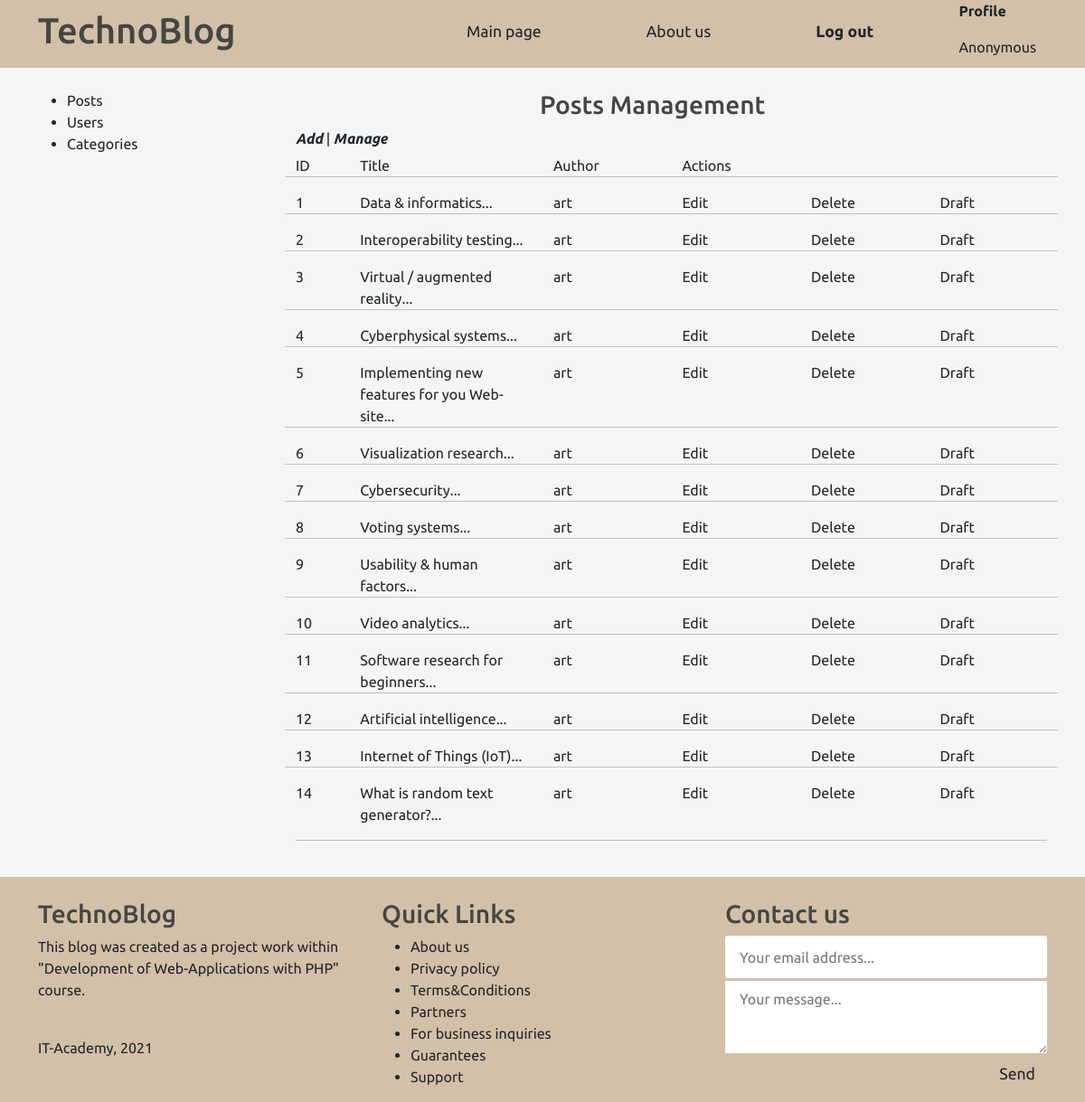
The page /admin/posts/index.php (signed in) on the database its author committed.
### tables this page shows
CREATE TABLE `posts` (
  `id` int NOT NULL,
  `title` varchar(255) NOT NULL,
  `content` text NOT NULL,
  `img` varchar(255) NOT NULL,
  `create_date` timestamp NOT NULL DEFAULT CURRENT_TIMESTAMP,
  `status` tinyint NOT NULL,
  `categories_id` int DEFAULT NULL,
  `user_id` int NOT NULL
);

CREATE TABLE `user` (
  `id` int NOT NULL,
  `username` varchar(16) NOT NULL,
  `email` varchar(100) NOT NULL,
  `password` varchar(255) NOT NULL,
  `create_time` timestamp NOT NULL DEFAULT CURRENT_TIMESTAMP,
  `admin` int NOT NULL
);

### app/database/db.php (called while the page is built, shortened)
<?php
require ("connection.php");
function checkErrors($query){
    $errInfo = $query->errorInfo();
    return true;
}
function selectAuthor($table1, $table2)
{
    global $pdo;
    $sql = "SELECT t1.id, t1.title, t1.img, t1.content, t1.status, t1.categories_id, t1.create_date, t2.username FROM $table1 AS t1 JOIN $table2 AS t2 ON t1.user_id = t2.id";
    $query = $pdo->prepare($sql);
    $query->execute();
    return $query->fetchAll();
}

### app/controllers/posts.php (called while the page is built, shortened)
<?php
include SITE_ROOT . "/app/database/db.php";
$postsAdm = selectAuthor('posts', 'user');

### admin/posts/index.php (the view, shortened to what this page needs)
<?php
include "../../app/controllers/posts.php";
?>
<!doctype html>
<html lang="en">
<head>
    <link href="https://cdn.jsdelivr.net/npm/bootstrap@5.1.3/dist/css/bootstrap.min.css" rel="stylesheet"
>
    <link rel="stylesheet" href="..\..\front\style.css">
</head>
<?php include("..\..\app\include\header-admin.php") ?>
<br>
<div class="container">
    <div class="row">
        <?php include("..\..\app\include\sidebar-admin.php"); ?>
        <div class="posts col-9">
            <h3 style="margin-left: 270px">Posts Management</h3>
            <div class="button-row" style="min-height: 30px">
                <i><b><a href="create.php" class="col-2">Add</a></b></i> |
                <i><b><a href="index.php" class="col-2">Manage</a></b></i>
            </div>
            <div class="row title-table">
                <div class="col-1">ID</div>
                <div class="col-3">Title</div>
                <div class="col-2">Author</div>
                <div class="col-4">Actions</div>
            </div>
            <?php foreach($postsAdm as $key => $post): ?>
            <div class="row post">
                <hr>
                <div class="id col-1"><?= $key + 1 ?></div>
                <div class="title col-3"><?= substr($post['title'], 0, 45) . "..." ?></div>
                <div class="author col-2"><?= $post['username'] ?></div>
                <div class="edit col-2"><a href="edit.php?id=<?=$post['id']; ?>">Edit</a></div>
                <div class="delete col-2"><a href="edit.php?delete_id=<?=$post['id']; ?>">Delete</a></div>
                <?php if($post['status']): ?>
                <div class="delete status col-2"><a href="edit.php?publish=0&pub_id=<?=$post['id']; ?>">Draft</a></div>
                <?php else: ?>
                <div class="delete status col-2"><a href="edit.php?publish=1&pub_id=<?=$post['id']; ?>">Publish</a></div>
                <?php endif; ?>
            </div>
            <?php endforeach; ?>
            <hr>
            <br>
        </div>
    </div>
</div>
<?php include("..\..\app\include\\footer.php") ?>
</body>
</html>

### front/style.css (style rules this page uses)
* { font-family: 'Ubuntu', sans-serif; }
html, h1, h2, h3, h4, h5, h6 { color: #444642; }
a { text-decoration: none; color: inherit; }

### rows shown on the page
posts: title "Data & informatics", user.username "art"
posts: title "Interoperability testing", user.username "art"
posts: title "Virtual / augmented reality", user.username "art"
posts: title "Cyberphysical systems", user.username "art"
posts: title "Implementing new features for you Web-site", user.username "art"
posts: title "Visualization research", user.username "art"
posts: title "Cybersecurity", user.username "art"
posts: title "Voting systems", user.username "art"
posts: title "Usability & human factors", user.username "art"
posts: title "Video analytics", user.username "art"
posts: title "Software research for beginners", user.username "art"
posts: title "Artificial intelligence", user.username "art"
posts: title "Internet of Things (IoT)", user.username "art"
posts: title "What is random text generator?", user.username "art"

### other values the page prints
$_SESSION['login'] "Anonymous"
